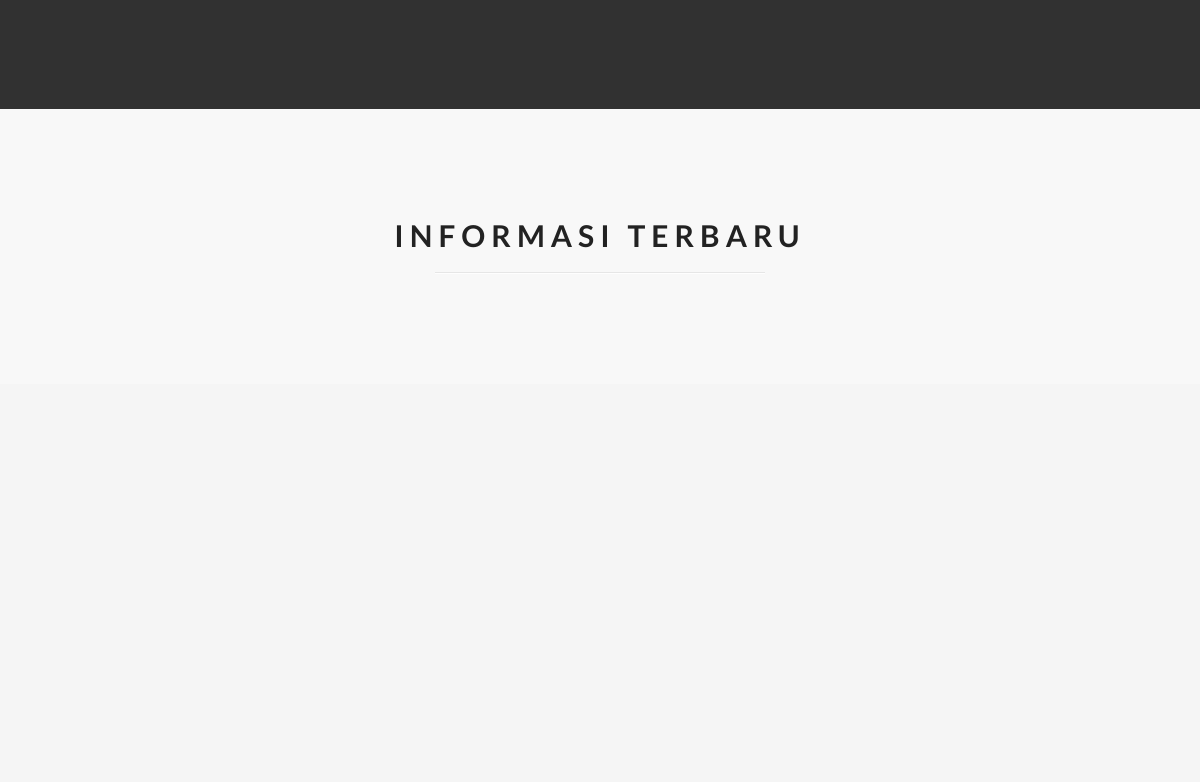
Before: / (middle part) with the older database file.
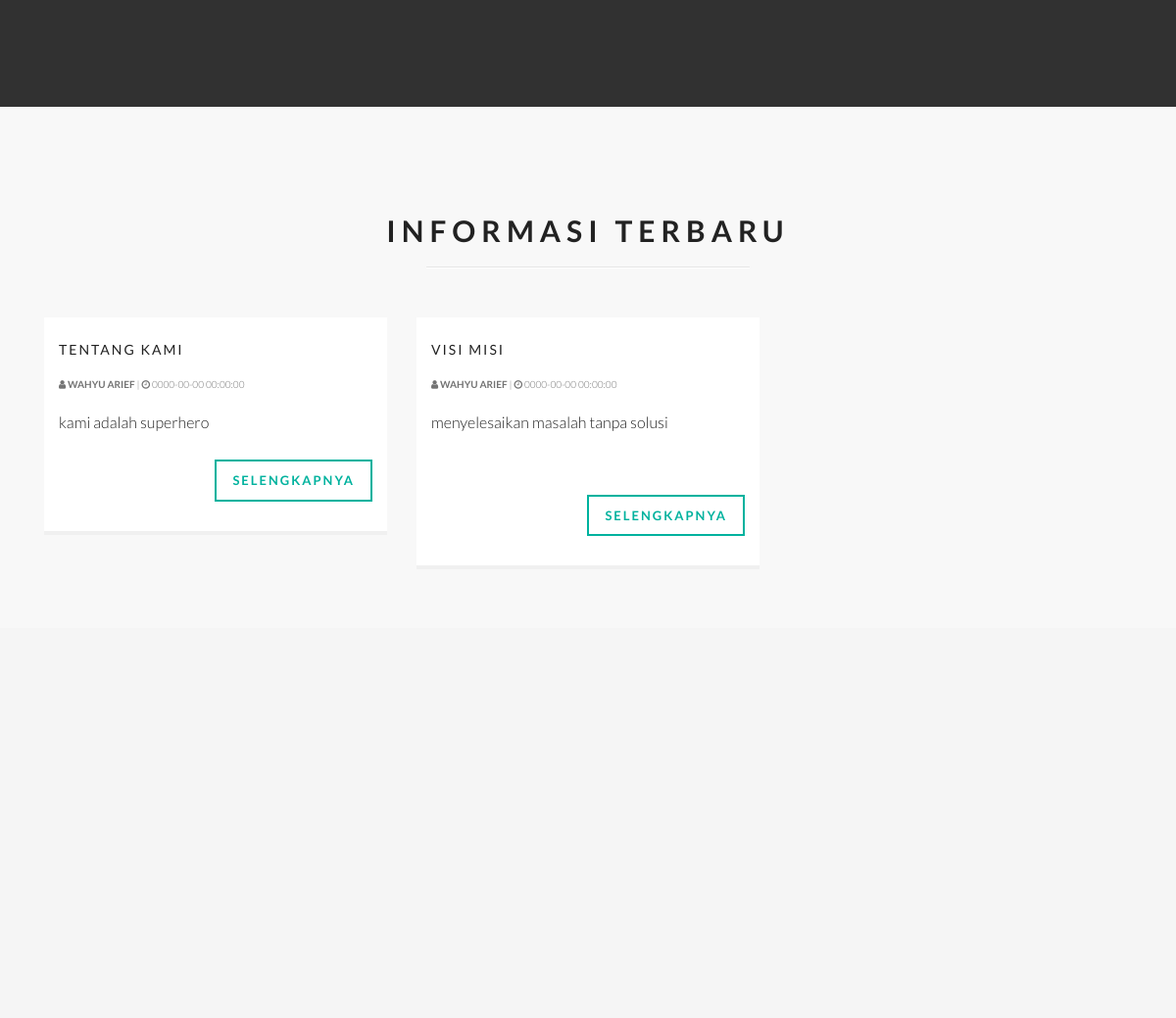
After: the same page with the newer database file.
### tables this page shows
CREATE TABLE `informasi` (
  `id` int(32) NOT NULL,
  `peg_id` int(32) NOT NULL,
  `judul` varchar(255) NOT NULL,
  `konten` text NOT NULL,
  `slug` varchar(255) NOT NULL,
  `created_at` datetime NOT NULL,
  `updated_at` datetime NOT NULL
);

CREATE TABLE `pegawai` (
  `id` int(32) NOT NULL,
  `nip` int(32) NOT NULL,
  `nama_depan` varchar(255) NOT NULL,
  `nama_belakang` varchar(255) NOT NULL,
  `jabatan` varchar(255) NOT NULL,
  `keterangan` varchar(255) DEFAULT NULL,
  `email` varchar(255) NOT NULL,
  `password` varchar(255) NOT NULL,
  `foto` varchar(255) NOT NULL,
  `created_at` datetime NOT NULL,
  `updated_at` datetime NOT NULL,
  `last_login` datetime NOT NULL
);

### application/views/home/layout/wrapper.php (called while the page is built, shortened)
<?php if(!defined('BASEPATH')) exit('No direct access allowed');
require_once('head.php');
require_once('content.php');
require_once('footer.php');

### application/controllers/Informasi.php (called while the page is built, shortened)
<?php
class Informasi extends CI_Controller {
  public function __construct()
  {
    $this->data['katlap'] = $this->crud_model->_read('kategori_laporan')->result_array();
  }
	public function index()
	{
    $this->data['info'] = $this->crud_model->_read('informasi')->result_array();
    $this->data['page'] = 'home/home';
    $this->parser->parse('home/layout/wrapper', $this->data);
	}
}

### index.php (called while the page is built, shortened)
<?php
require_once BASEPATH.'core/CodeIgniter.php';

### application/views/home/layout/content.php (called while the page is built)
<?php
if ($page) {
	$this->load->view($page);
}

### application/models/Crud_model.php (called while the page is built, shortened)
<?php
class Crud_model extends CI_Model {
	public function _read($table, $num = null, $offset = null)
	{
		return $this->db->get($table, $num, $offset);
	}
	public function _read_where($table, $where)
	{
		return $this->db->get_where($table, $where);
	}
}

### application/views/home/home.php (the view, shortened to what this page needs)
 <div id="content-wrapper">
     <section id="stats" class="divider-section">
     </section>
     <section id="blog" class="white">
         <div class="container">
             <div class="center gap fade-down section-heading">
                 <h2 class="main-title">Informasi Terbaru</h2>
                 <hr>
             </div>
             <div class="rows">
               <?php if (isset($info)) {
                 foreach ($info as $row) {
                   $user = $this->crud_model->_read_where('pegawai', ['nip'=>$row['peg_id']])->row_array(); ?>
                   <div class="col-md-4">
                   <div class="post">
                     <div class="content">
                       <h2 class="post-title"><?= $row['judul'] ?></h2>
                       <div class="author">
                           <i class="fa fa-user"></i> <b><?= $user['nama_depan']." ".$user['nama_belakang'] ?></b> | <i class="fa fa-clock-o"></i> <time datetime="2014-01-20"><?= $row['updated_at'] ?></time>
                       </div>
                       <div>
                           <?= $row['konten'] ?>
                       </div>
                       <div class="read-more-wrapper">
                           <a href="<?= base_url('informasi/detail/').$row['slug'] ?>" class="btn btn-outlined btn-primary">Selengkapnya</a>
                       </div>
                     </div>
                   </div>
                 </div>
               <?php }} ?>
             </div>
         </div>
		</section>
<div id="mapwrapper">
</div>
     </div>

### application/views/home/layout/head.php (shortened to what this page needs)
<!DOCTYPE html>
<html lang="en">
<head>
    <link href="<?= base_url('assets/') ?>css/bootstrap.min.css" rel="stylesheet">
    <link href="https://maxcdn.bootstrapcdn.com/font-awesome/4.7.0/css/font-awesome.min.css" rel="stylesheet">
    <link href="<?= base_url('assets/') ?>css/pe-icons.css" rel="stylesheet">
    <link href="<?= base_url('assets/') ?>css/prettyPhoto.css" rel="stylesheet">
    <link href="<?= base_url('assets/') ?>css/animate.css" rel="stylesheet">
    <link href="<?= base_url('assets/') ?>css/style.css" rel="stylesheet">
    <link rel="stylesheet" href="<?php echo base_url('assets/') ?>fullcalendar/fullcalendar.min.css" />
</head>
<body>

### application/views/home/layout/footer.php (shortened to what this page needs)
</body>
</html>

### assets/css/style.css (style rules this page uses)
body { color: #222; background: #f5f5f5; font-family: Lato, sans-serif; font-weight: 300; line-height: 1.6; font-size: 16px; }
h1, h2, h3, h4, h5, h6 { font-family: Lato, sans-serif; font-weight: 700; }
a { color: #222; -webkit-transition: 300ms; -moz-transition: 300ms; -o-transition: 300ms; transition: 300ms; }
hr { border-top: 1px solid #e5e5e5; border-bottom: 1px solid #fff; }
.btn { font-weight: 400; }
.main-title { text-transform: uppercase; }
.center { text-align: center; }
.section-heading hr { margin: 5px auto; max-width: 600px; }
.gap { margin-bottom: 50px; }
#content-wrapper { padding: 0; z-index: 5; position: relative; box-shadow: 0 4px 2px -2px rgba(0, 0, 0, 0.4); }
.white { background: #f8f8f8; padding: 20px 0; }
#content-wrapper section { padding-top: 60px; padding-bottom: 60px; }
.divider-section { background-color: rgba(0, 0, 0, 0.8); position: relative; overflow: hidden; display: block; color: #f5f5f5; }
.btn-outlined { border-radius: 0; -webkit-transition: all .3s; -moz-transition: all .3s; transition: all .3s; font-weight: 700; text-transform: uppercase; -webkit-box-shadow: none; box-shadow: none !important; }
.btn-outlined.btn-primary { background: none; border: 2px solid #00b29e; color: #00b29e; }
.post { background-color: #fff; overflow: hidden; }
.post .content { padding: 15px; position: relative; border-bottom: 4px solid #f0f0f0; }
.post .content:after { bottom: 100%; left: 50%; border: solid transparent; content: " "; height: 0; width: 0; position: absolute; pointer-events: none; border-color: rgba(255, 255, 255, 0); border-bottom-color: #fff; border-width: 15px; margin-left: -15px; }
.post .author { text-transform: uppercase; font-size: 12px; color: #737373; padding: 10px 0 8px; }
.post .post-title { font-size: 18px; margin: 0 0 10px; display: table-cell; vertical-align: bottom; z-index: 2; position: relative; }
.read-more-wrapper { margin: 25px 0 5px; text-align: right; }
#mapwrapper { width: 100%; height: 400px; }
.btn { padding: 10px 16px; font-size: 13px; letter-spacing: 2px; }
.post .post-title { font-weight: 400; font-size: 14px; letter-spacing: 2px; display: block; text-transform: uppercase; }
.post .content { padding: 25px 15px; }
.post .author { text-transform: uppercase; font-size: 10px; color: #737373; padding: 10px 0 8px; margin-bottom: 10px; }
.section-heading hr { margin: 20px auto; max-width: 330px; opacity: 0.9; }
.main-title { text-transform: uppercase; letter-spacing: 6px; }
#content-wrapper { box-shadow: none; }

Changed rows visible on the page:
added informasi: judul "TENTANG KAMI", pegawai.nama_depan "WAHYU", pegawai.nama_belakang "ARIEF", updated_at "0000-00-00 00:00:00", konten "kami adalah superhero"
added informasi: judul "VISI MISI", pegawai.nama_depan "WAHYU", pegawai.nama_belakang "ARIEF", updated_at "0000-00-00 00:00:00", konten "menyelesaikan masalah tanpa solusi"
